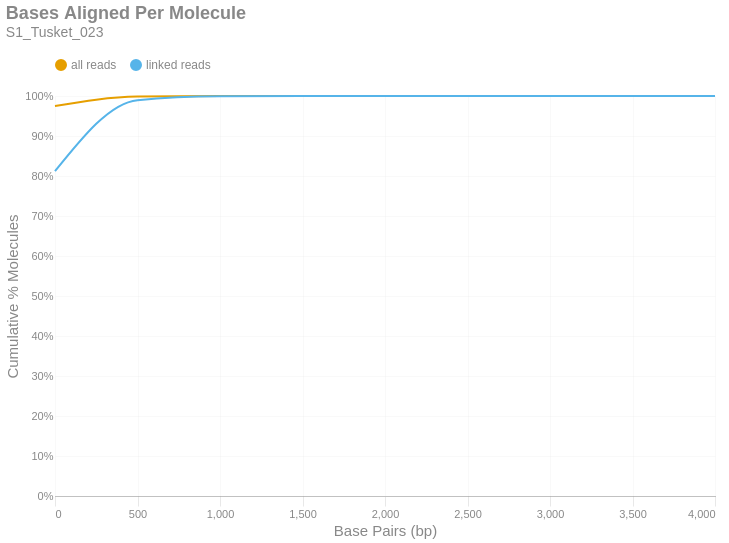

Source (notebook cell):
### Markdown cell above
### Bases Aligned Per Molecule
This is a cumulative frequency distribution showing the number of base pairs aligned per unique molecule. These data are shown in 500 bp bins. There are two distributions: one with `all reads` (yellow) and another with only `linked reads` (blue). The percent of molecules in the `linked reads` distribution is relative to the total number of linked molecules.

### Code cell
if SKIPLR:
    print_html(f"Skipped")
else:
    binned_df = consolidated_hist(valids['aligned_bp'], mask, 500, True)
    with SafeRender(binned_df):
        (
            density_plot(binned_df, 'Bases Aligned Per Molecule', samplename, 'basesper')
            .encode(
                x=alt.X('bin:Q', title="Base Pairs (bp)").axis(tickMinStep=500).scale(padding=0),
                y=alt.Y('value:Q', title='Cumulative % Molecules')
                    .axis(format='%')
                    .scale(domain = [0,1])
                    .stack(False),
                color=alt.Color("key:N").scale(domain = ["all reads", "linked reads"]),
                tooltip = [
                    alt.Tooltip("key:N", title = "Data Type"),
                    alt.Tooltip("range_label:N", title="Bases Aligned Per Molecule"),
                    alt.Tooltip("value:Q", format = ".2%", title="% Molecules (Cum.)")
                ]
            )
        ).display()

### Figure 1 — Vega-Lite specification as saved in the notebook (floating-point values rounded to 4 significant figures)
{"width": "container", "height": 400, "config": {"title": {"anchor": "start", "dy": -15, "fontSize": 18, "color": "#888888", "subtitleColor": "#888888", "subtitleFontSize": 14}, "arc": {"fill": "#0072B2"}, "axis": {"domainColor": "#888888", "domainWidth": 0.5, "gridWidth": 0.2, "grid": false, "titleFontWeight": 400, "titleFontSize": 15, "labelFontSize": 11, "labelColor": "#888888", "tickColor": "#888888", "tickWidth": 0.2, "titleColor": "#888888"}, "axisBand": {"grid": false}, "axisX": {"grid": true, "tickSize": 10, "domainCap": "round"}, "axisY": {"domain": false, "grid": true, "tickSize": 0, "domainCap": "round"}, "background": "transparent", "header": {"labelFontSize": 15, "labelColor": "#888888", "titleFontSize": 15, "titleFontWeight": 600, "titleColor": "#888888"}, "legend": {"labelFont": "sans-serif", "labelFontSize": 12, "labelColor": "#888888", "symbolSize": 100, "symbolType": "circle", "titleFontSize": 12, "titlePadding": 10, "titleColor": "#888888", "title": null, "orient": "top"}, "range": {"category": ["#E69F00", "#56B4E9", "#009E73", "#F0E442", "#0072B2", "#D55E00", "#CC79A7", "#000000"], "diverging": ["#cfe8f3", "#a2d4ec", "#73bfe2", "#46abdb", "#1696d2", "#12719e"]}, "area": {"fill": "#0072B2", "fillOpacity": 0.7, "line": true, "strokeOpacity": 0.7}, "line": {"color": "#0072B2", "stroke": "#0072B2", "strokeWidth": 2}, "trail": {"color": "#0072B2", "stroke": "#0072B2", "strokeWidth": 0, "size": 1}, "point": {"filled": true, "fillOpacity": 1.0, "size": 95}, "text": {"color": "#888888", "fontSize": 11, "align": "right", "fontWeight": 400, "size": 11}, "bar": {"fill": "#0072B2", "stroke": null}, "view": {"stroke": null, "continuousWidth": 660, "continuousHeight": 400}}, "data": {"name": "data-2fc951e44d0ca12e64510987bf052d65"}, "mark": {"type": "line", "interpolate": "monotone", "point": {"opacity": 0, "size": 275}}, "encoding": {"color": {"field": "key", "scale": {"domain": ["all reads", "linked reads"]}, "type": "nominal"}, "tooltip": [{"field": "key", "title": "Data Type", "type": "nominal"}, {"field": "range_label", "title": "Bases Aligned Per Molecule", "type": "nominal"}, {"field": "value", "format": ".2%", "title": "% Molecules (Cum.)", "type": "quantitative"}], "x": {"axis": {"tickMinStep": 500}, "field": "bin", "scale": {"padding": 0}, "title": "Base Pairs (bp)", "type": "quantitative"}, "y": {"axis": {"format": "%"}, "field": "value", "scale": {"domain": [0, 1]}, "stack": false, "title": "Cumulative % Molecules", "type": "quantitative"}}, "params": [{"name": "param_c36ac31b6afebe62", "select": {"type": "point", "fields": ["key"]}, "bind": "legend"}], "title": {"text": "Bases Aligned Per Molecule", "subtitle": "S1_Tusket_023"}, "transform": [{"fold": ["all reads (cumsum)", "linked reads (cumsum)"]}, {"calculate": "replace(datum.key, ' (cumsum)', '')", "as": "key"}, {"filter": {"param": "param_c36ac31b6afebe62"}}], "usermeta": {"embedOptions": {"downloadFileName": "S1_Tusket_023.basesper"}}, "$schema": "https://vega.github.io/schema/vega-lite/v6.1.0.json", "datasets": {"data-2fc951e44d0ca12e64510987bf052d65": [{"bin": "0.0", "interval": "0.0-500.0", "all reads": 0.9752, "linked reads": 0.8119, "all reads (cumsum)": 0.9752, "linked reads (cumsum)": 0.8119, "range_label": "0-499"}, {"bin": "500.0", "interval": "500.0-1000.0", "all reads": 0.02349, "linked reads": 0.1778, "all reads (cumsum)": 0.9987, "linked reads (cumsum)": 0.9896, "range_label": "500-999"}, {"bin": "1000.0", "interval": "1000.0-1500.0", "all reads": 0.001238, "linked reads": 0.009505, "all reads (cumsum)": 0.9999, "linked reads (cumsum)": 0.9992, "range_label": "1000-1499"}, {"bin": "1500.0", "interval": "1500.0-2000.0", "all reads": 9.664e-05, "linked reads": 0.0007512, "all reads (cumsum)": 1.0, "linked reads (cumsum)": 0.9999, "range_label": "1500-1999"}, {"bin": "2000.0", "interval": "2000.0-2500.0", "all reads": 1.045e-05, "linked reads": 8.137e-05, "all reads (cumsum)": 1.0, "linked reads (cumsum)": 1.0, "range_label": "2000-2499"}, {"bin": "2500.0", "interval": "2500.0-3000.0", "all reads": 1.149e-06, "linked reads": 9.041e-06, "all reads (cumsum)": 1.0, "linked reads (cumsum)": 1.0, "range_label": "2500-2999"}, {"bin": "3000.0", "interval": "3000.0-3500.0", "all reads": 3.134e-07, "linked reads": 2.466e-06, "all reads (cumsum)": 1.0, "linked reads (cumsum)": 1.0, "range_label": "3000-3499"}, {"bin": "3500.0", "interval": "3500.0-4000.0", "all reads": 0.0, "linked reads": 0.0, "all reads (cumsum)": 1.0, "linked reads (cumsum)": 1.0, "range_label": "3500-3999"}, {"bin": "4000.0", "interval": "4000.0-4500.0", "all reads": 1.045e-07, "linked reads": 8.219e-07, "all reads (cumsum)": 1.0, "linked reads (cumsum)": 1.0, "range_label": "4000-4499"}]}}
